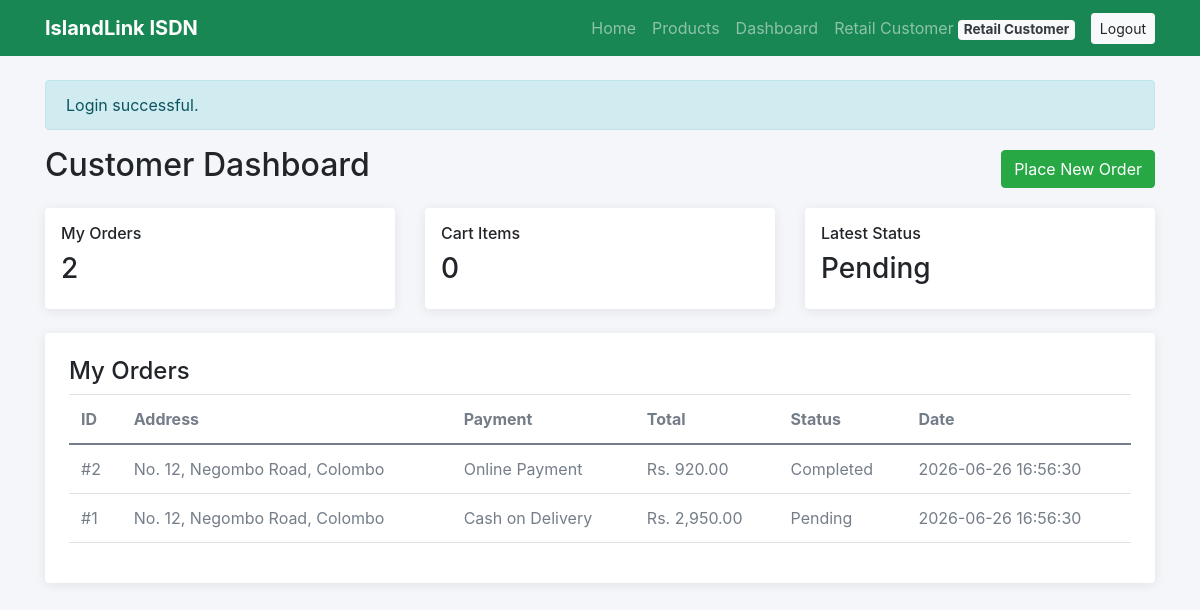
/customer.php (signed in), run on the app's committed database.
### tables this page shows
CREATE TABLE orders (
  id INT AUTO_INCREMENT PRIMARY KEY,
  user_id INT NOT NULL,
  customer_name VARCHAR(120) NOT NULL,
  address TEXT NOT NULL,
  payment_method VARCHAR(60) NOT NULL,
  total_amount DECIMAL(10,2) NOT NULL,
  status ENUM('Pending','Processing','Completed','Cancelled') DEFAULT 'Pending',
  created_at TIMESTAMP DEFAULT CURRENT_TIMESTAMP,
  CONSTRAINT fk_orders_user FOREIGN KEY (user_id) REFERENCES users(id) ON DELETE CASCADE
);

### includes/auth.php (called while the page is built, shortened)
<?php
function h($value) {
    return htmlspecialchars((string)$value, ENT_QUOTES, 'UTF-8');
}
function current_user() {
    return $_SESSION['user'] ?? null;
}
function scalar(mysqli $conn, string $sql) {
    $result = $conn->query($sql);
    $row = $result->fetch_row();
    return $row[0] ?? 0;
}
?>

### customer.php (the view, shortened to what this page needs)
<?php
require_once __DIR__ . '/includes/auth.php';
$userId = (int)current_user()['id'];
$orders = $conn->query("SELECT * FROM orders WHERE user_id = $userId ORDER BY id DESC");
require_once __DIR__ . '/includes/layout.php'; render_top('Customer Dashboard'); flash_message(); ?>
<div class="d-flex justify-content-between align-items-center mb-3"><h2>Customer Dashboard</h2><a class="btn btn-success" href="shop.php">Place New Order</a></div>
<div class="row g-4 mb-4">
  <div class="col-md-4"><div class="card p-3"><h6>My Orders</h6><h3><?= $orders->num_rows ?></h3></div></div>
  <div class="col-md-4"><div class="card p-3"><h6>Cart Items</h6><h3><?= array_sum($_SESSION['cart'] ?? []) ?></h3></div></div>
  <div class="col-md-4"><div class="card p-3"><h6>Latest Status</h6><h3><?= h(scalar($conn, "SELECT COALESCE(MAX(status),'No Orders') FROM orders WHERE user_id = $userId")) ?></h3></div></div>
</div>
<div class="card p-4"><h4>My Orders</h4><div class="table-responsive"><table class="table"><thead><tr><th>ID</th><th>Address</th><th>Payment</th><th>Total</th><th>Status</th><th>Date</th></tr></thead><tbody>
<?php mysqli_data_seek($orders,0); while($row=$orders->fetch_assoc()): ?><tr><td>#<?= (int)$row['id'] ?></td><td><?= h($row['address']) ?></td><td><?= h($row['payment_method']) ?></td><td>Rs. <?= number_format((float)$row['total_amount'],2) ?></td><td><?= h($row['status']) ?></td><td><?= h($row['created_at']) ?></td></tr><?php endwhile; ?>
</tbody></table></div></div>

### includes/layout.php (style rules this page uses)
body { background:#f4f6f9 }
.card { border:none;box-shadow:0 2px 12px rgba(0,0,0,.08) }
.table td,.table th { vertical-align:middle }

### data on the page
orders: id "2", address "No. 12, Negombo Road, Colombo", payment_method "Online Payment", total_amount "920.00", status "Completed", created_at "2026-06-26 16:56:30"
orders: id "1", address "No. 12, Negombo Road, Colombo", payment_method "Cash on Delivery", total_amount "2,950.00", status "Pending", created_at "2026-06-26 16:56:30"

### other printed values
$user['name'] "Retail Customer"
$user['role'] "Retail Customer"
$_SESSION['flash'] "Login successful."
$orders->num_rows "2"
array_sum($_SESSION['cart'] ?? []) "0"
